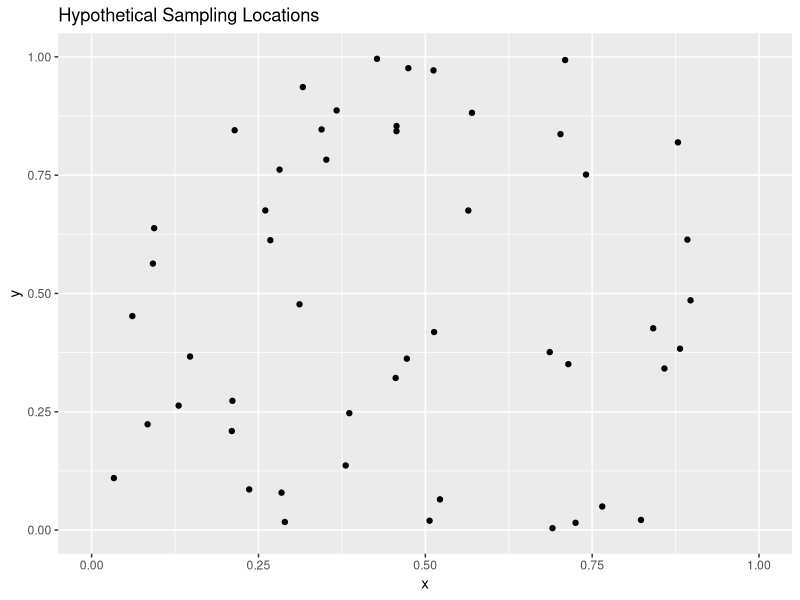
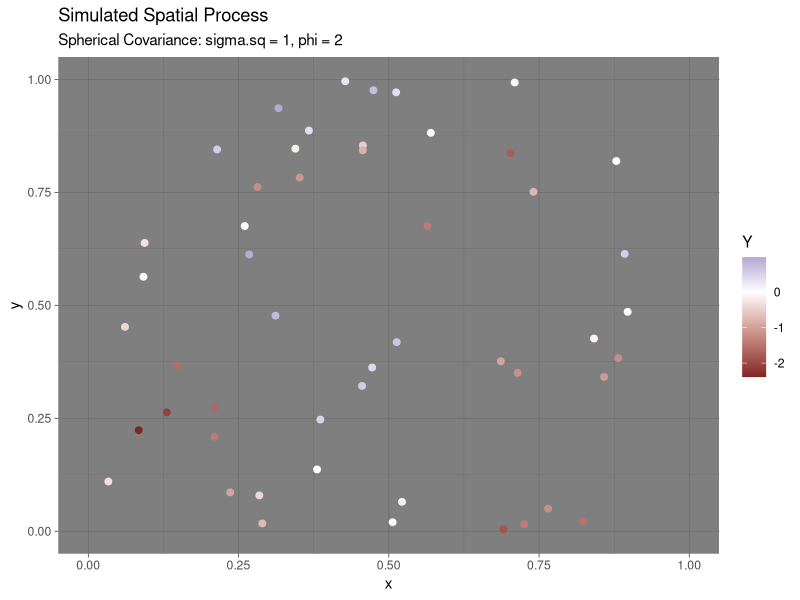
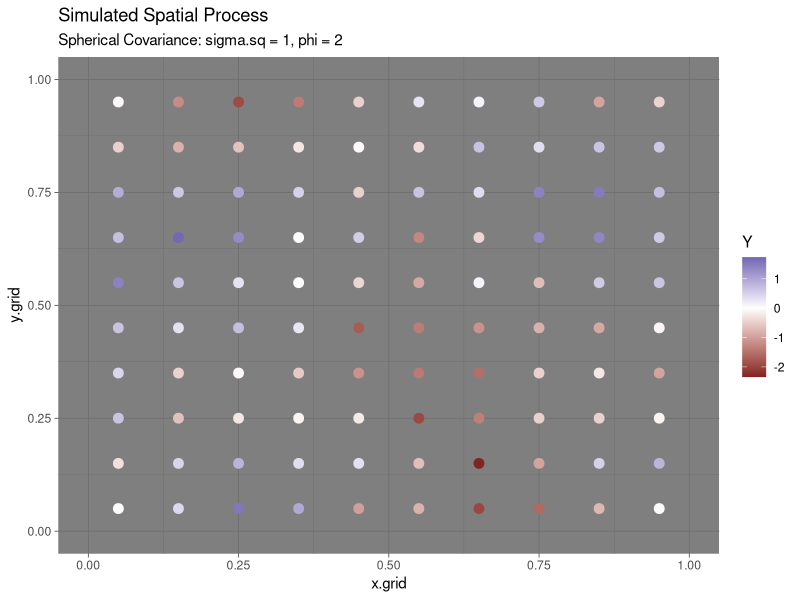
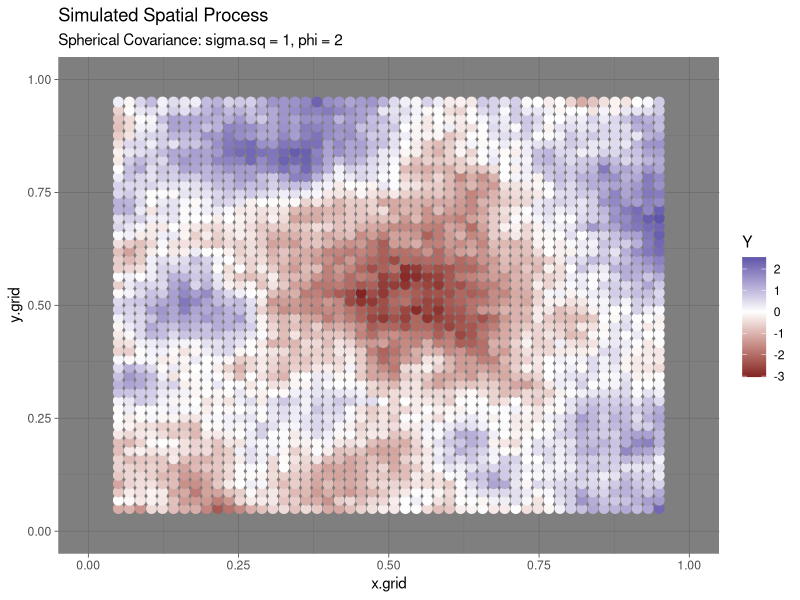

Recreate these plots in R, in order.
## ---- chunk 1
knitr::opts_chunk$set(echo = FALSE)
knitr::opts_chunk$set(message = FALSE)
library(ggplot2)
library(dplyr)
library(mnormt)
## ---- chunk 2
set.seed(01252019)
num.locations <- 50
coords <- data.frame(x = runif(num.locations), y = runif(num.locations))
coords %>% ggplot(aes(x=x,y=y)) + geom_point() + ggtitle('Hypothetical Sampling Locations') + xlim(0,1) + ylim(0,1)
## ---- chunk 3
dist.mat <- dist(coords, diag = T, upper = T) %>% as.matrix()
## ---- chunk 4
sigma.sq <- 1
phi <- 2
Sigma <- sigma.sq * (matrix(1,num.locations,num.locations) - 1.5 * phi * dist.mat + .5 * (phi * dist.mat)^3) 
Sigma[dist.mat > 1/phi] <- 0
## ---- chunk 5
Y <- rmnorm(n=1, mean = 0, varcov = Sigma)
## ---- chunk 6
coords %>% mutate(Y = Y) %>% ggplot(aes(x=x,y=y)) + geom_point(aes(color=Y), size=2) + ggtitle(label = 'Simulated Spatial Process', subtitle = 'Spherical Covariance: sigma.sq = 1, phi = 2') +  xlim(0,1) + ylim(0,1) +   scale_colour_gradient2() + theme_dark()
## ---- chunk 7
dim.grid <- 10
grid.coords <- data.frame(x.grid = rep(seq(.05, .95, length.out=dim.grid), dim.grid),
  y.grid = rep(seq(.05, .95, length.out = dim.grid), each = dim.grid))

dist.grid <- dist(grid.coords, diag = T, upper = T) %>% as.matrix()

sigma.sq <- 1
phi <- 2
Sigma <- sigma.sq * (matrix(1,dim.grid^2,dim.grid^2) - 1.5 * phi * dist.grid + .5 * (phi * dist.grid)^3) 
Sigma[dist.grid > 1/phi] <- 0

Y <- rmnorm(n=1, mean = 0, varcov = Sigma)

grid.coords %>% mutate(Y = Y) %>% ggplot(aes(x=x.grid,y=y.grid)) + geom_point(aes(color=Y), size=3) + ggtitle('Simulated Spatial Process', subtitle = 'Spherical Covariance: sigma.sq = 1, phi = 2') + xlim(0,1) + ylim(0,1) +   scale_colour_gradient2() + theme_dark()

## ---- chunk 8
dim.grid <- 50
grid.coords <- data.frame(x.grid = rep(seq(.05, .95, length.out=dim.grid), dim.grid),
  y.grid = rep(seq(.05, .95, length.out = dim.grid), each = dim.grid))

dist.grid <- dist(grid.coords, diag = T, upper = T) %>% as.matrix()

sigma.sq <- 1
phi <- 2
Sigma <- sigma.sq * (matrix(1,dim.grid^2,dim.grid^2) - 1.5 * phi * dist.grid + .5 * (phi * dist.grid)^3) 
Sigma[dist.grid > 1/phi] <- 0

Y <- rmnorm(n=1, mean = 0, varcov = Sigma)

grid.coords %>% mutate(Y = Y) %>% ggplot(aes(x=x.grid,y=y.grid)) + geom_point(aes(color=Y), size=3) + ggtitle('Simulated Spatial Process', subtitle = 'Spherical Covariance: sigma.sq = 1, phi = 2') + xlim(0,1) + ylim(0,1) +   scale_colour_gradient2() + theme_dark()
